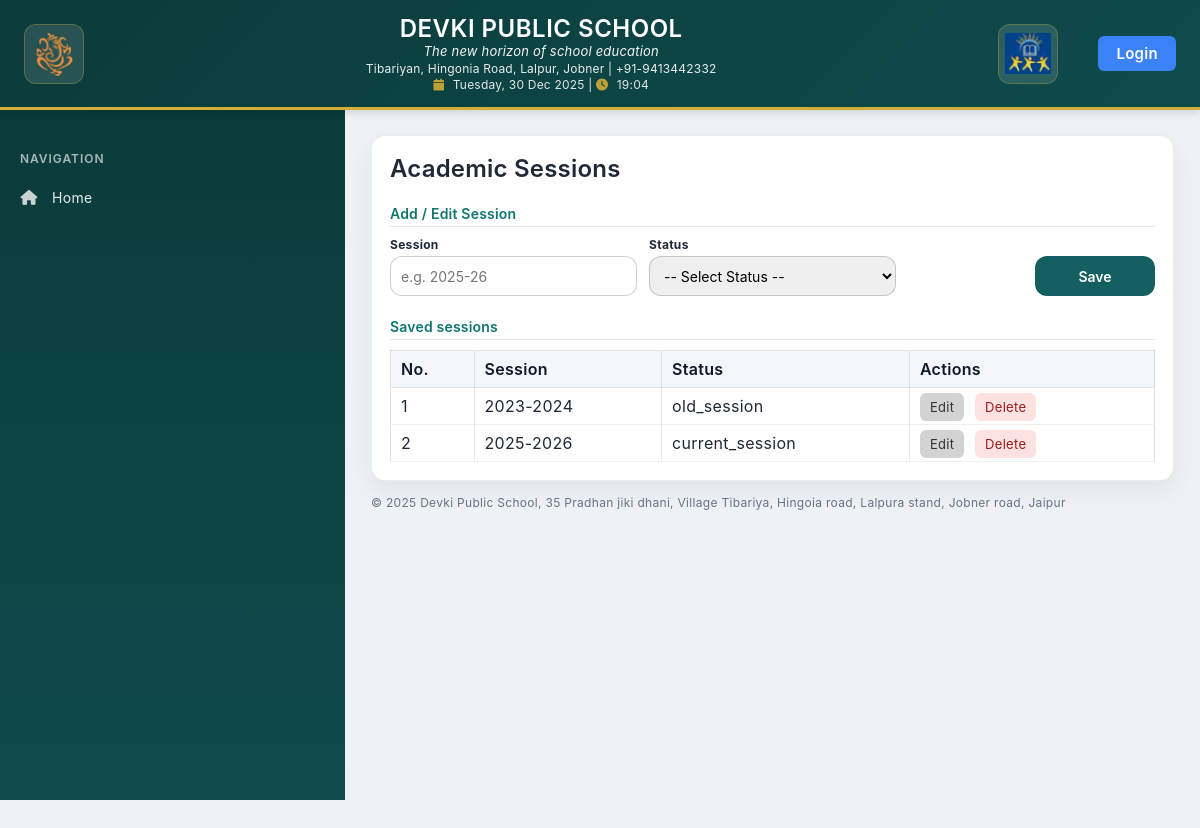
/ledger-expense/sessions/, run on the app's committed database.
### dailyLedger/models.py (models this page shows, shortened)
class Session(models.Model):
    STATUS_CHOICES = [
        ("", "-- Select Status --"),
        ("next_session", "Next Session"),
        ("current_session", "Current Session"),
        ("old_session", "Old Session"),
    ]
    session = models.CharField(max_length=80, unique=True)
    status = models.CharField(max_length=20, choices=STATUS_CHOICES, default="", blank=True)
    created_at = models.DateTimeField(auto_now_add=True)
    class Meta:
        ordering = ["-session"]

### dailyLedger/views.py (the view)
# urls.py: path("sessions/", sessions_home, name="sessions_home"),
@never_cache
def sessions_home(request):
    edit_id = request.GET.get("edit")
    editing_session = Session.objects.filter(pk=edit_id).first() if edit_id else None
    if request.method == "POST":
        session_id = request.POST.get("session_id")
        if session_id:
            form = SessionForm(request.POST, instance=get_object_or_404(Session, pk=session_id))
        else:
            form = SessionForm(request.POST)
        if form.is_valid():
            form.save()
            return redirect("sessions_home")
    else:
        form = SessionForm(instance=editing_session) if editing_session else SessionForm()
        form.fields["session"].widget.attrs["autofocus"] = True
    selected_session = request.GET.get("session", "").strip()
    qs = Session.objects.all()
    if selected_session:
        qs = qs.filter(session=selected_session)
    sessions = qs.order_by("-id")
    session_choices = Session.objects.values_list("session", flat=True).distinct().order_by("session")
    return render(
        request,
        "dailyLedger/sessions_home.html",
        {
            "form": form,
            "sessions": sessions,
            "editing_session": editing_session,
            "session_choices": session_choices,
            "selected_session": selected_session,
        },
    )

### dailyLedger/forms.py
class SessionForm(forms.ModelForm):
    class Meta:
        model = Session
        fields = ["session", "status"]
        widgets = {
            "session": forms.TextInput(attrs={"placeholder": "e.g. 2025-26"}),
        }

### dailyLedger/templates/dailyLedger/sessions_home.html (shortened to what this page needs)
{% extends "website/base.html" %}
{% block content %}
<h2 style="margin-top:0;">Academic Sessions</h2>
<div class="card" style="margin-bottom:14px;">
  <h3 class="form-section">Add / Edit Session</h3>
  <form method="post">
    <div class="entry-grid">
      <div class="field">
        <label>Session</label>
        {{ form.session }}
      </div>
      <div class="field">
        <label>Status</label>
        {{ form.status }}
      </div>
      <div class="field field-btn">
        <label>&nbsp;</label>
        <button type="submit">{% if editing_session %}Update{% else %}Save{% endif %}</button>
      </div>
    </div>
  </form>
</div>
<div class="card">
  <h3 class="form-section">Saved sessions</h3>
  {% if sessions %}
    <table>
      <tr>
        <th>No.</th>
        <th>Session</th>
        <th>Status</th>
        <th>Actions</th>
      </tr>
      {% for s in sessions %}
      <tr>
        <td>{{ forloop.counter }}</td>
        <td>{{ s.session }}</td>
        <td>{{ s.status }}</td>
        <td class="actions">
          <a class="btn-edit" href="/ledger-expense/sessions/?edit={{ s.id }}">Edit</a>
          <a class="btn-delete"
             onclick="return confirm('Delete this session?')"
             href="/ledger-expense/sessions/delete/{{ s.id }}/">
             Delete
          </a>
        </td>
      </tr>
      {% endfor %}
    </table>
  {% else %}
    <p>No sessions yet.</p>
  {% endif %}
</div>
{% endblock %}

### website/static/website/base.css (style rules this page uses)
:root { --sidebar-w: 345px; --topbar-h: 110px; --teal-900: #0b3b3b; --teal-800: #0f4b4b; --teal-700: #146060; --gold: #d4af37; --bg: #eef2f7; --card: #ffffff; --text: #1f2937; --muted: #6b7280; --border: rgba(0,0,0,0.08); }
* { box-sizing:border-box; }
html, body { height:100%; }
body { margin:0; font-family: -apple-system, BlinkMacSystemFont, 'Segoe UI', 'Helvetica Neue', sans-serif; font-weight: 400; letter-spacing: 0.3px; background: var(--bg); color: var(--text); }
h1, h2, h3, h4, h5, h6 { font-family: -apple-system, BlinkMacSystemFont, 'Segoe UI', 'Helvetica Neue', sans-serif; font-weight: 600; letter-spacing: 0.2px; }
p, div, span, label, a { font-family: -apple-system, BlinkMacSystemFont, 'Segoe UI', 'Helvetica Neue', sans-serif; font-weight: 400; }
label { font-weight: 600; font-size: 13px; font-family: -apple-system, BlinkMacSystemFont, 'Segoe UI', 'Helvetica Neue', sans-serif; }
input, select, textarea { width:100%; padding:10px; border: 1px solid rgba(0,0,0,0.18); border-radius: 12px; font-family: -apple-system, BlinkMacSystemFont, 'Segoe UI', 'Helvetica Neue', sans-serif; font-weight: 400; font-size: 14px; }
button { padding: 10px 14px; border:0; border-radius: 12px; cursor:pointer; font-weight: 600; background: var(--teal-700); color:#fff; font-family: -apple-system, BlinkMacSystemFont, 'Segoe UI', 'Helvetica Neue', sans-serif; font-size: 14px; }
table { width:100%; border-collapse: collapse; font-family: -apple-system, BlinkMacSystemFont, 'Segoe UI', 'Helvetica Neue', sans-serif; font-weight: 400; }
th { text-align:left; padding: 10px; background: #f3f6fb; border-bottom: 1px solid var(--border); color: #111827; font-weight: 600; font-family: -apple-system, BlinkMacSystemFont, 'Segoe UI', 'Helvetica Neue', sans-serif; }
td { padding: 10px; border-bottom: 1px solid rgba(0,0,0,0.06); }
.entry-grid { display: grid; grid-template-columns: 140px 140px 120px 280px 160px 140px 160px 160px 100px; gap: 10px; align-items: end; }
.entry-grid .field label { display:block; font-size: 12px; font-weight: 700; margin-bottom: 4px; }
.entry-grid .field input, .entry-grid .field select, .entry-grid .field textarea { height: 40px; }
.entry-grid .field-btn button { width: 100%; height: 40px; }
@media (max-width: 1300px) { .entry-grid { grid-template-columns: repeat(4, minmax(180px, 1fr)); } }
table { border: 1px solid rgba(0,0,0,0.12); }
th, td { border-right: 1px solid rgba(0,0,0,0.08); }
tr td:last-child, tr th:last-child { border-right: none; }
th, td { padding: 8px 10px; }
.entry-grid .field-btn button { height: 40px; border-radius: 12px; }
.entry-grid .field-btn button { white-space: nowrap; }
.form-section { margin: 18px 0 8px; font-size: 14px; font-weight: 600; color: #0f766e; }
.form-section { margin: 22px 0 10px; padding-bottom: 4px; border-bottom: 1px solid #e5e7eb; }
.actions { white-space: nowrap; }
.actions a { padding: 6px 10px; border-radius: 6px; font-size: 13px; text-decoration: none; margin-right: 6px; }
.btn-edit { background: #d3d3d3; color: #333333; }
.btn-delete { background: #fee2e2; color: #991b1b; }
td.actions { white-space: nowrap; text-align: left; }
.entry-grid { display: grid; gap: 12px; align-items: end; grid-template-columns: repeat(auto-fit, minmax(150px, 1fr)); }
.entry-grid .field input, .entry-grid .field select, .entry-grid .field textarea { width: 100%; box-sizing: border-box; }
.entry-grid .field-btn { grid-column: span 1; justify-self: end; min-width: 120px; }

### data on the page
Session: session "2023-2024", status "old_session"
Session: session "2025-2026", status "current_session"
